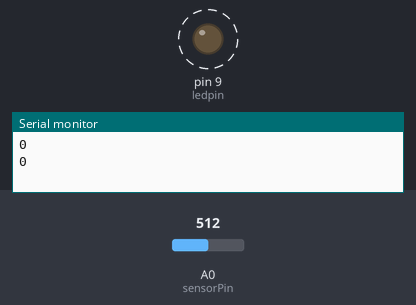
Recording of a sketch running on a simulated Arduino Uno, built with avr-gcc and run on an emulated ATmega328P. Shown: output pins drawn as LEDs (lit = HIGH), the last lines printed to the serial monitor. Dashed ring = blinking. Inputs (shaded band) come from the test bench; at power-on: A0 (sensorPin) = 512.

Above: at 1.8 s.
1.9 s: A0 (sensorPin) set to 306
At 2.2 s:
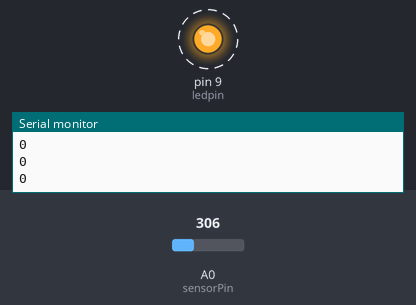
5.4 s: A0 (sensorPin) set to 122
At 5.56 s:
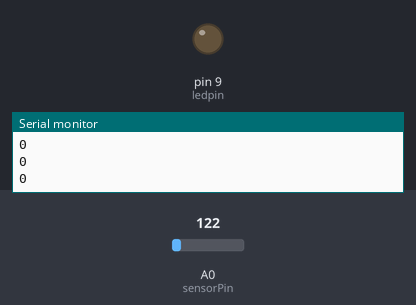
Timing chart, 0 to 14.9 s (numbered marks = the images above; inputs shaded):
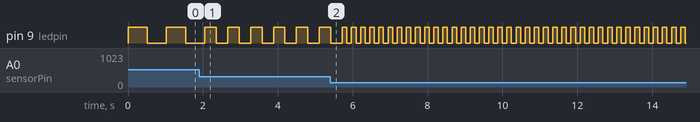

The sketch:

photosensor.ino
```cpp
int sensorPin = A0;
int ledpin = 9;
int sensorValue = 0;
int ledLight =0;

void setup() {
  // put your setup code here, to run once:
  pinMode(ledpin,OUTPUT);
  Serial.begin(9600);
}

void loop() {
  // put your main code here, to run repeatedly:
  sensorValue = analogRead(sensorPin);
 // ledLight =map(sensorValue,0,1023,255,0);//범위값을 축소시킨다.
  Serial.println(ledLight);
  digitalWrite(ledpin,HIGH);
  delay(sensorValue);
  digitalWrite(ledpin,LOW);
  delay(sensorValue);
  /*
  analogWrite(ledpin,ledLight);
  delay(10);
  */
}
```

Measured:
- after the input at 1.9 s, pin 9 (ledpin): alternates HIGH for 0.31 s and LOW for 0.31 s, starting after 0.45 s
- by itself, pin 9 (ledpin): alternates HIGH for 0.51 s and LOW for 0.51 s
